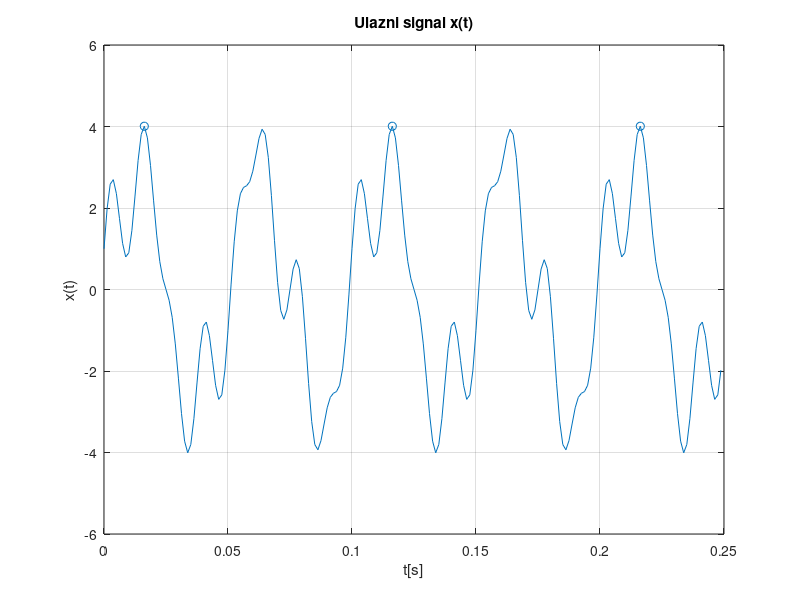

The MATLAB source for this figure:
clear all; close all; clc;

data = load('signal.mat');
x = data.signal;
Fs = data.Fs;
Ts = 1/Fs;
t = 0:Ts:(length(x)-1)/Fs;

figure(1)
  plot(t(1:200),x(1:200));
  xlabel('t[s]'); ylabel('x(t)'); title('Ulazni signal x(t)'); grid on;

[max_x,ind_x] = max(x(1:200));
idx=find(abs(x(1:200)-max_x)<1e-5);

figure(1)
  hold on;
  scatter(t(idx),x(idx));
  
T = t(idx(2)) - t(idx(1))